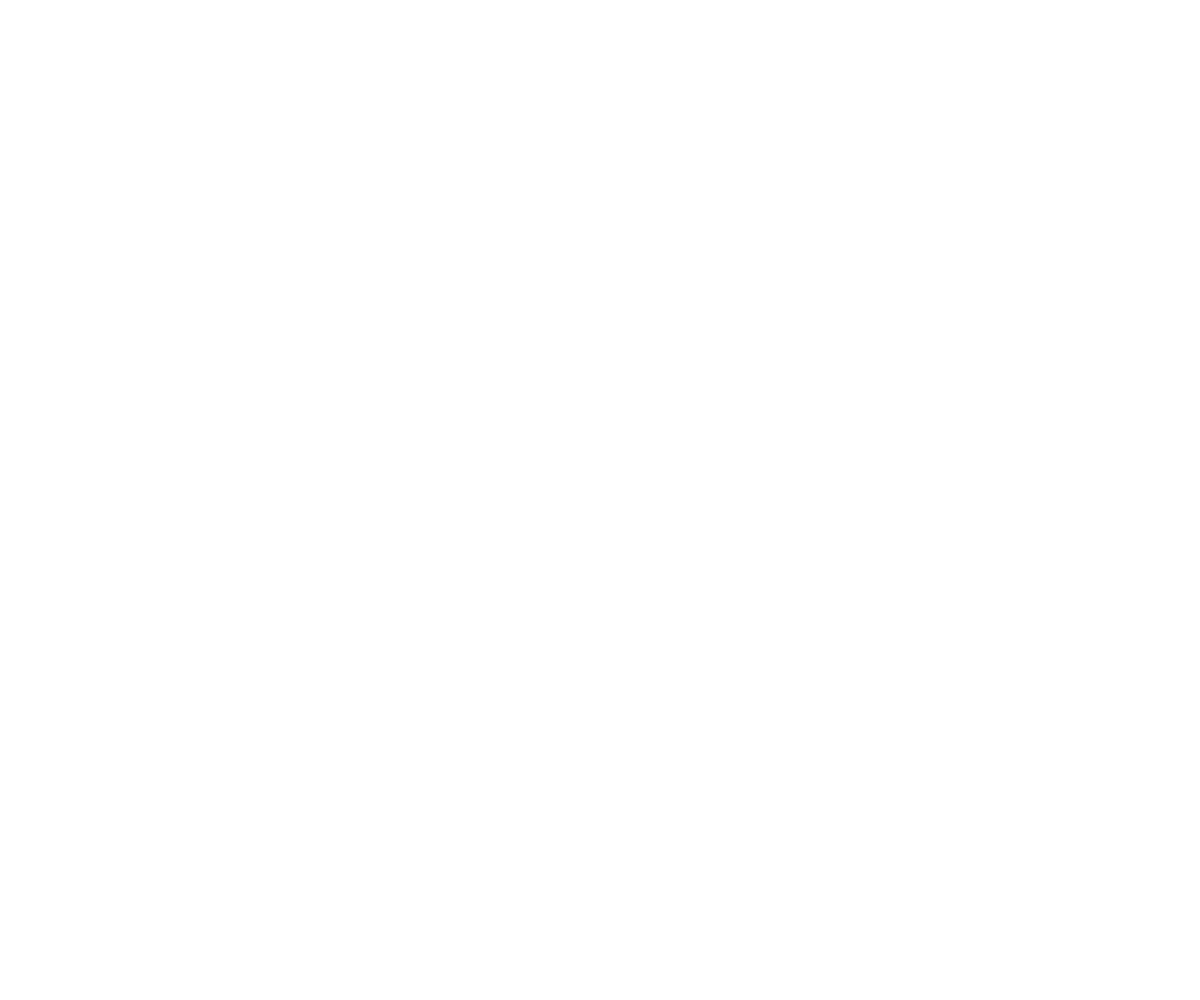
Frame 1 (no input)
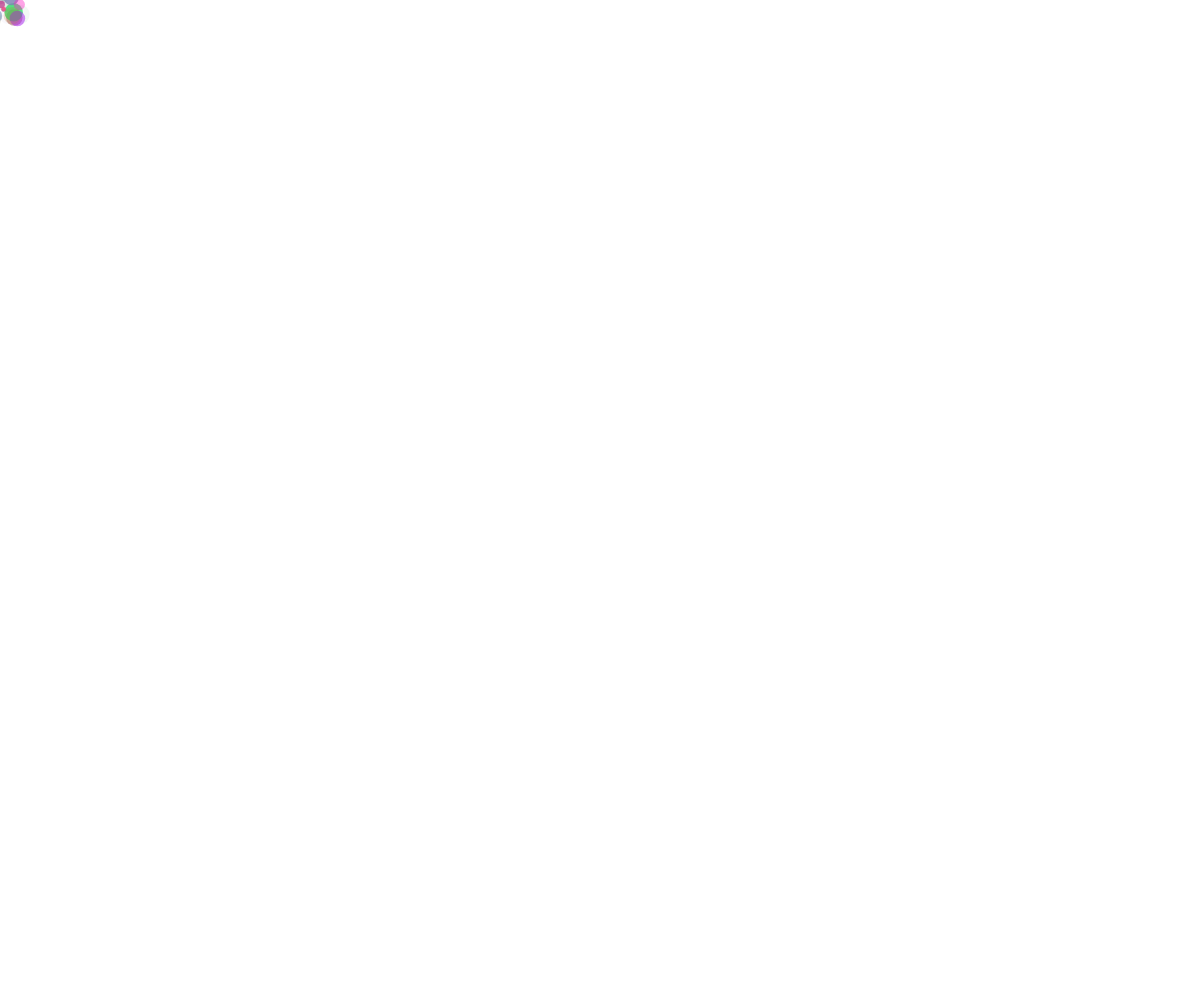
Frame 60 (no input)
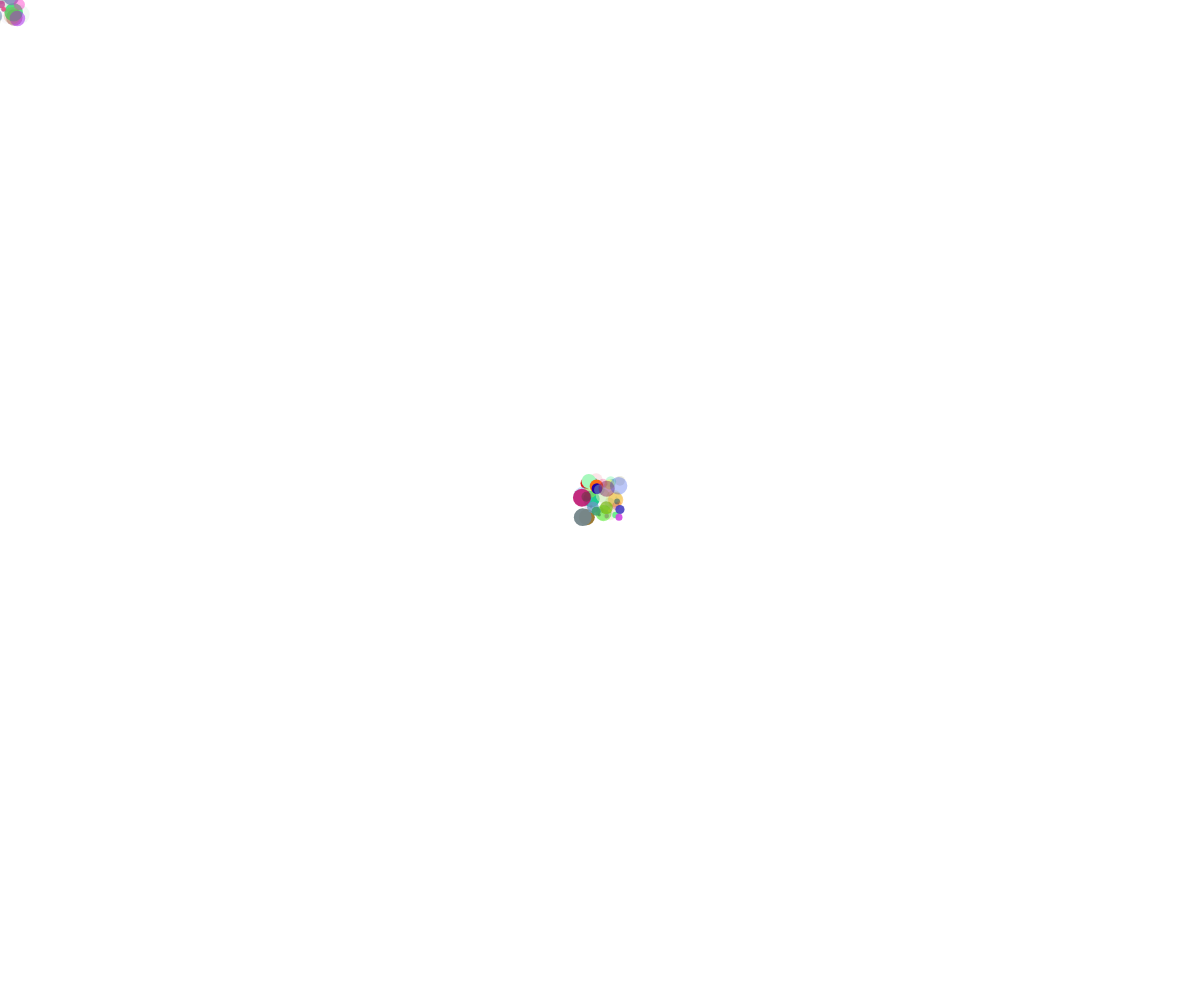
Frame 120 (the mouse pressed at the canvas centre since frame 60)

The p5.js sketch that drew these frames (run headless with seeded random() and noise() and a simulated clock; from frame 60 on, the mouse is pressed at the canvas centre):

// p5.js sketch
// ── sketch.js
var r;
var g;
var b;
var a;
 
var diam;
var x;
var y;
 
function preload(  ) {
  
} 
 
function setup() {
  createCanvas(windowWidth, windowHeight);
  background(255);
}

function windowResized() {
  resizeCanvas(windowWidth, windowHeight);
  background(255); 
}
 
function draw() {
  // Each time through draw(), new random
  // numbers are picked for a new ellipse.
  r = random(255);
  g = random(255);
  b = random(255);
  a = random(255);
  diam = random(20);
  x = random(-20,20) + mouseX;
  y = random(-20,20) + mouseY;
 
  // Use values to draw an ellipse
  noStroke();
  fill(r, g, b, a);
  ellipse(x, y, diam, diam);
}
